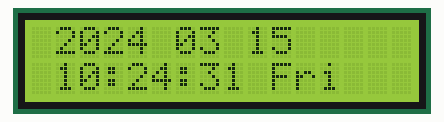
The sketch below on a simulated Arduino Uno, built with avr-gcc and run on an emulated ATmega328P. Shown: 16×2 character LCD. The local clock reads 2024-03-15 10:24:30 at power-on unless the sketch sets it; what the sketch prints to the serial monitor is not drawn.

Above: at 1.1 s.
At 4.1 s:
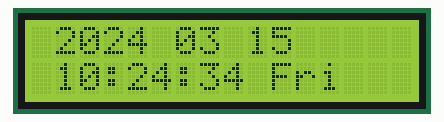
At 9.1 s:
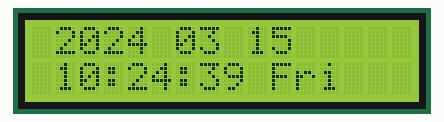
At 19.1 s:
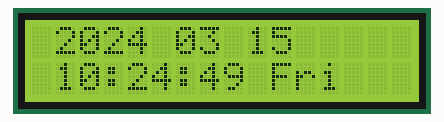
At 28.1 s:
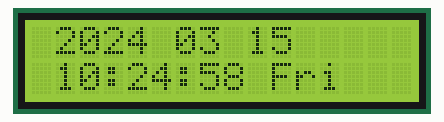
At 38.1 s:
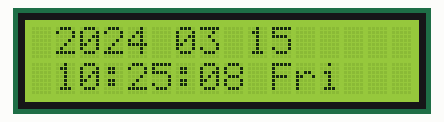

Measured:
- what the display in image 0 shows lasts 1.0 s, from 1.1 s to 2.1 s

The sketch:

assignment6.ino
```cpp
#include <Wire.h>
#include <LiquidCrystal_I2C.h>
#include <DS1302.h>
#include <MsTimer2.h>


DS1302 rtc(4, 5, 6);  // CE, DATA, CLK
Time t;
LiquidCrystal_I2C lcd(0x27, 16, 2);


char day[4] = { '\0' };
char line1[17] = { '\0' };
char line2[17] = { '\0' };

void setup() {

  // RTC작동, 시간변경 방지 건들지말것
  rtc.halt(false);
  rtc.writeProtect(true);
  //

  Serial.begin(115200);
  lcd.init();
  lcd.backlight();

  MsTimer2::set(1000, clock);
  MsTimer2::start();
}

void loop() {
  lcd.setCursor(0, 0);
  lcd.print(line1);
  lcd.setCursor(0, 1);
  lcd.print(line2);
}

void clock(void) {
  t = rtc.getTime();

  strncpy(day, rtc.getDOWStr(), 3);

  sprintf(line1, " %04d %02d %02d     ", t.year, t.mon, t.date);

  sprintf(line2, " %02d:%02d:%02d %s", t.hour, t.min, t.sec, day);

  serial();
}

void serial(void) {
  Serial.println("-------------------------------------");

  Serial.print(" ");
  Serial.print(t.year);
  Serial.print(" ");
  Serial.print(t.mon);
  Serial.print(" ");
  Serial.print(t.date);
  Serial.println();

  Serial.print(" ");
  Serial.print(t.hour);
  Serial.print(":");
  Serial.print(t.min);
  Serial.print(":");
  Serial.print(t.sec);
  Serial.print(" ");
  Serial.print(day);
  Serial.println();
}
```
